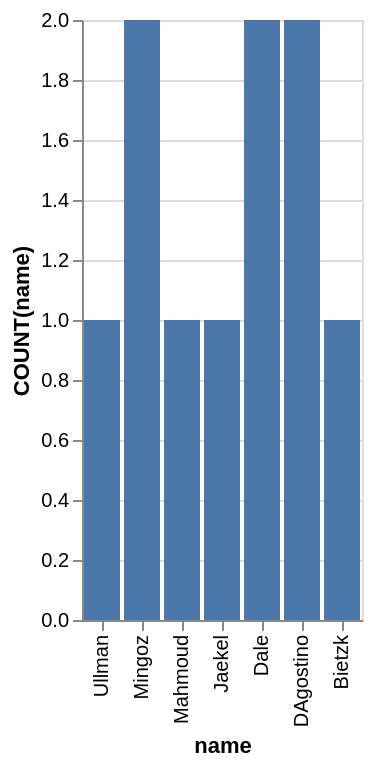

Source (Vega-Lite JSON):
### Vega-Lite specification from a JSON file in a GitHub repository (floating-point values rounded to 4 significant figures)
{"data": {"values": [{"x_data": "Ullman ", "y_data": 1}, {"x_data": "Mingoz", "y_data": 2}, {"x_data": "Mahmoud", "y_data": 1}, {"x_data": "Jaekel", "y_data": 1}, {"x_data": "Dale", "y_data": 2}, {"x_data": "DAgostino", "y_data": 2}, {"x_data": "Bietzk", "y_data": 1}]}, "mark": "bar", "encoding": {"x": {"field": "x_data", "type": "nominal", "title": "name", "sort": "descending"}, "y": {"field": "y_data", "type": "quantitative", "title": "COUNT(name)"}}}
